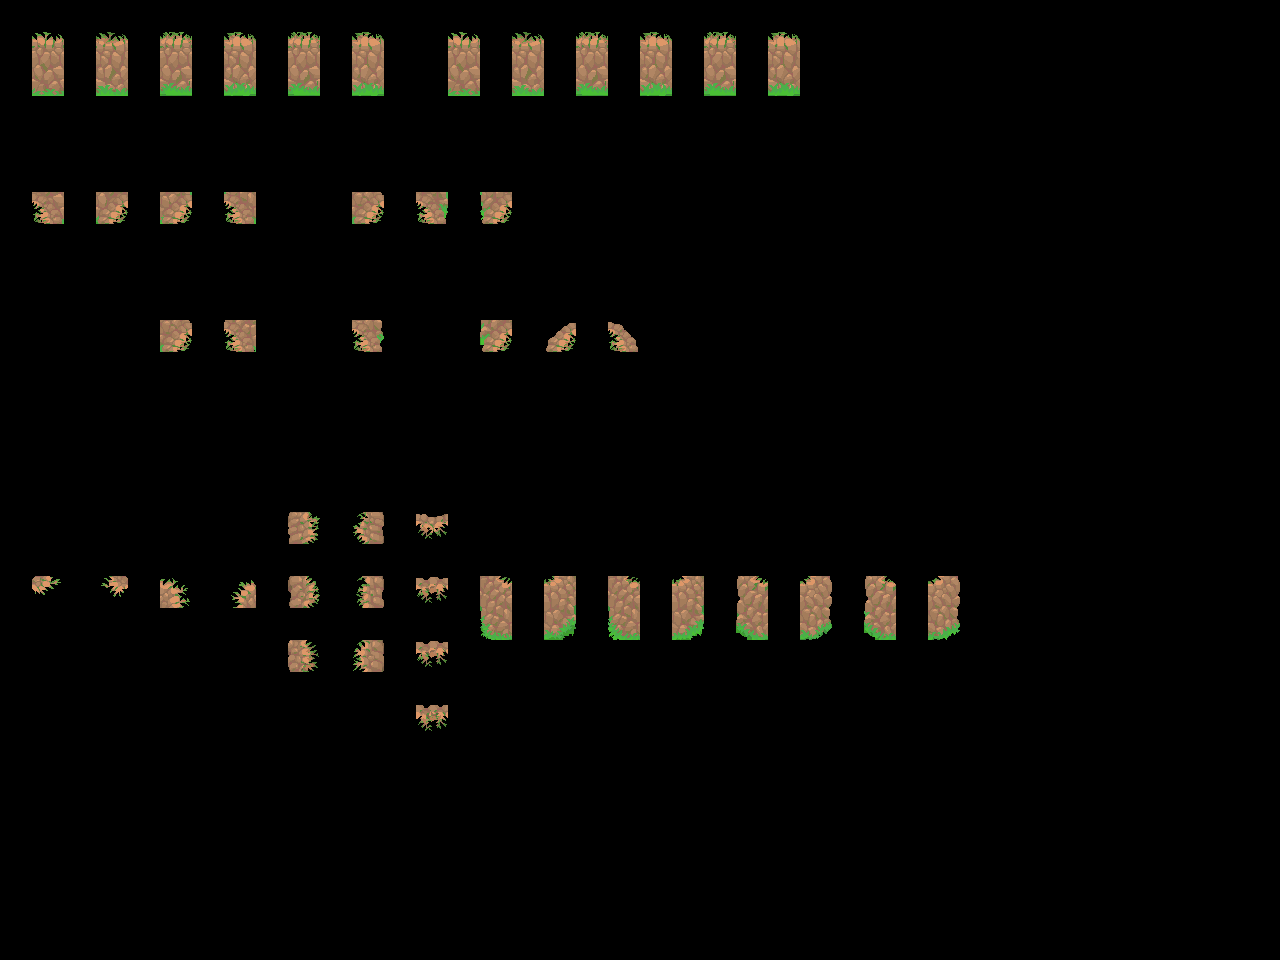

A 2D game scene composited from a Tiled map and its tileset images. What follows is a short description and the map's XML, with every tile layer's data as written:
An orthogonal 40x30 tile map with 32x32 px tiles, 2 tile layers (input_wall, output_wall) and 6 objects.

<map version="1.9" tiledversion="1.9.2" orientation="orthogonal" renderorder="right-down" width="40" height="30" tilewidth="32" tileheight="32" infinite="0" nextlayerid="4" nextobjectid="9">
 <properties>
  <property name="MatchInOrder" type="bool" value="true" />
 </properties>
 <tileset firstgid="1" source="../Tilesets/Tileset - wall1 - transparency.tsx" />
 <layer id="1" name="input_wall" width="40" height="30" opacity="0.83">
  <data encoding="csv">
0,0,0,0,0,0,0,0,0,0,0,0,0,0,0,0,0,0,0,0,0,0,0,0,0,0,0,0,0,0,0,0,0,0,0,0,0,0,0,0,
0,67,0,67,0,67,0,67,0,67,0,67,0,0,67,0,67,0,67,0,67,0,67,0,67,0,0,0,0,0,0,0,0,0,0,0,0,0,0,0,
0,83,0,83,0,83,0,83,0,83,0,83,0,0,83,0,83,0,83,0,83,0,83,0,83,0,0,0,0,0,0,0,0,0,0,0,0,0,0,0,
0,0,0,0,0,0,0,0,0,0,0,0,0,0,0,0,0,0,0,0,0,0,0,0,0,0,0,0,0,0,0,0,0,0,0,0,0,0,0,0,
0,0,0,0,0,0,0,0,0,0,0,0,0,0,0,0,0,0,0,0,0,0,0,0,0,0,0,0,0,0,0,0,0,0,0,0,0,0,0,0,
0,0,0,0,0,0,0,0,0,0,0,0,0,0,0,0,0,0,0,0,0,0,0,0,0,0,0,0,0,0,0,0,0,0,0,0,0,0,0,0,
0,22,0,24,0,73,0,44,0,0,0,40,0,58,0,74,0,0,0,0,0,0,0,0,0,0,0,0,0,0,0,0,0,0,0,0,0,0,0,0,
0,0,0,0,0,0,0,0,0,0,0,0,0,0,0,0,0,0,0,0,0,0,0,0,0,0,0,0,0,0,0,0,0,0,0,0,0,0,0,0,
0,0,0,0,0,0,0,0,0,0,0,0,0,0,0,0,0,0,0,0,0,0,0,0,0,0,0,0,0,0,0,0,0,0,0,0,0,0,0,0,
0,0,0,0,0,0,0,0,0,0,0,0,0,0,0,0,0,0,0,0,0,0,0,0,0,0,0,0,0,0,0,0,0,0,0,0,0,0,0,0,
0,0,0,0,0,40,0,56,0,0,0,86,0,0,0,88,0,17,0,21,0,0,0,0,0,0,0,0,0,0,0,0,0,0,0,0,0,0,0,0,
0,0,0,0,0,0,0,0,0,0,0,0,0,0,0,0,0,0,0,0,0,0,0,0,0,0,0,0,0,0,0,0,0,0,0,0,0,0,0,0,
0,0,0,0,0,0,0,0,0,0,0,0,0,0,0,0,0,0,0,0,0,0,0,0,0,0,0,0,0,0,0,0,0,0,0,0,0,0,0,0,
0,0,0,0,0,0,0,0,0,0,0,0,0,0,0,0,0,0,0,0,0,0,0,0,0,0,0,0,0,0,0,0,0,0,0,0,0,0,0,0,
0,0,0,0,0,0,0,0,0,0,0,0,0,0,0,0,0,0,0,0,0,0,0,0,0,0,0,0,0,0,0,0,0,0,0,0,0,0,0,0,
0,0,0,0,0,0,0,0,0,0,0,0,0,0,0,0,0,0,0,0,0,0,0,0,0,0,0,0,0,0,0,0,0,0,0,0,0,0,0,0,
0,0,0,0,0,0,0,0,0,33,0,37,0,3,0,0,0,0,0,0,0,0,0,0,0,0,0,0,0,0,0,0,0,0,0,0,0,0,0,0,
0,0,0,0,0,0,0,0,0,0,0,0,0,0,0,0,0,0,0,0,0,0,0,0,0,0,0,0,0,0,0,0,0,0,0,0,0,0,0,0,
0,18,0,20,0,50,0,52,0,33,0,37,0,3,0,66,0,68,0,66,0,68,0,49,0,53,0,49,0,53,0,0,0,0,0,0,0,0,0,0,
0,0,0,0,0,0,0,0,0,0,0,0,0,0,0,82,0,84,0,82,0,84,0,65,0,69,0,65,0,69,0,0,0,0,0,0,0,0,0,0,
0,0,0,0,0,0,0,0,0,33,0,37,0,3,0,0,0,0,0,0,0,0,0,0,0,0,0,0,0,0,0,0,0,0,0,0,0,0,0,0,
0,0,0,0,0,0,0,0,0,0,0,0,0,0,0,0,0,0,0,0,0,0,0,0,0,0,0,0,0,0,0,0,0,0,0,0,0,0,0,0,
0,0,0,0,0,0,0,0,0,0,0,0,0,3,0,0,0,0,0,0,0,0,0,0,0,0,0,0,0,0,0,0,0,0,0,0,0,0,0,0,
0,0,0,0,0,0,0,0,0,0,0,0,0,0,0,0,0,0,0,0,0,0,0,0,0,0,0,0,0,0,0,0,0,0,0,0,0,0,0,0,
0,0,0,0,0,0,0,0,0,0,0,0,0,0,0,0,0,0,0,0,0,0,0,0,0,0,0,0,0,0,0,0,0,0,0,0,0,0,0,0,
0,0,0,0,0,0,0,0,0,0,0,0,0,0,0,0,0,0,0,0,0,0,0,0,0,0,0,0,0,0,0,0,0,0,0,0,0,0,0,0,
0,0,0,0,0,0,0,0,0,0,0,0,0,0,0,0,0,0,0,0,0,0,0,0,0,0,0,0,0,0,0,0,0,0,0,0,0,0,0,0,
0,0,0,0,0,0,0,0,0,0,0,0,0,0,0,0,0,0,0,0,0,0,0,0,0,0,0,0,0,0,0,0,0,0,0,0,0,0,0,0,
0,0,0,0,0,0,0,0,0,0,0,0,0,0,0,0,0,0,0,0,0,0,0,0,0,0,0,0,0,0,0,0,0,0,0,0,0,0,0,0,
0,0,0,0,0,0,0,0,0,0,0,0,0,0,0,0,0,0,0,0,0,0,0,0,0,0,0,0,0,0,0,0,0,0,0,0,0,0,0,0
</data>
 </layer>
 <layer id="2" name="output_wall" width="40" height="30">
  <data encoding="csv">
0,0,0,0,0,0,0,0,0,0,0,0,0,0,0,0,0,0,0,0,0,0,0,0,0,0,0,0,0,0,0,0,0,0,0,0,0,0,0,0,
0,145,0,146,0,147,0,148,0,149,0,150,0,0,152,0,153,0,154,0,155,0,156,0,157,0,0,0,0,0,0,0,0,0,0,0,0,0,0,0,
0,161,0,162,0,163,0,164,0,165,0,166,0,0,168,0,169,0,170,0,171,0,172,0,173,0,0,0,0,0,0,0,0,0,0,0,0,0,0,0,
0,0,0,0,0,0,0,0,0,0,0,0,0,0,0,0,0,0,0,0,0,0,0,0,0,0,0,0,0,0,0,0,0,0,0,0,0,0,0,0,
0,0,0,0,0,0,0,0,0,0,0,0,0,0,0,0,0,0,0,0,0,0,0,0,0,0,0,0,0,0,0,0,0,0,0,0,0,0,0,0,
0,0,0,0,0,0,0,0,0,0,0,0,0,0,0,0,0,0,0,0,0,0,0,0,0,0,0,0,0,0,0,0,0,0,0,0,0,0,0,0,
0,23,0,25,0,76,0,60,0,0,0,41,0,59,0,75,0,0,0,0,0,0,0,0,0,0,0,0,0,0,0,0,0,0,0,0,0,0,0,0,
0,0,0,0,0,0,0,0,0,0,0,0,0,0,0,0,0,0,0,0,0,0,0,0,0,0,0,0,0,0,0,0,0,0,0,0,0,0,0,0,
0,0,0,0,0,0,0,0,0,0,0,0,0,0,0,0,0,0,0,0,0,0,0,0,0,0,0,0,0,0,0,0,0,0,0,0,0,0,0,0,
0,0,0,0,0,0,0,0,0,0,0,0,0,0,0,0,0,0,0,0,0,0,0,0,0,0,0,0,0,0,0,0,0,0,0,0,0,0,0,0,
0,0,0,0,0,41,0,57,0,0,0,87,0,0,0,89,0,2,0,4,0,0,0,0,0,0,0,0,0,0,0,0,0,0,0,0,0,0,0,0,
0,0,0,0,0,0,0,0,0,0,0,0,0,0,0,0,0,0,0,0,0,0,0,0,0,0,0,0,0,0,0,0,0,0,0,0,0,0,0,0,
0,0,0,0,0,0,0,0,0,0,0,0,0,0,0,0,0,0,0,0,0,0,0,0,0,0,0,0,0,0,0,0,0,0,0,0,0,0,0,0,
0,0,0,0,0,0,0,0,0,0,0,0,0,0,0,0,0,0,0,0,0,0,0,0,0,0,0,0,0,0,0,0,0,0,0,0,0,0,0,0,
0,0,0,0,0,0,0,0,0,0,0,0,0,0,0,0,0,0,0,0,0,0,0,0,0,0,0,0,0,0,0,0,0,0,0,0,0,0,0,0,
0,0,0,0,0,0,0,0,0,0,0,0,0,0,0,0,0,0,0,0,0,0,0,0,0,0,0,0,0,0,0,0,0,0,0,0,0,0,0,0,
0,0,0,0,0,0,0,0,0,179,0,180,0,181,0,0,0,0,0,0,0,0,0,0,0,0,0,0,0,0,0,0,0,0,0,0,0,0,0,0,
0,0,0,0,0,0,0,0,0,0,0,0,0,0,0,0,0,0,0,0,0,0,0,0,0,0,0,0,0,0,0,0,0,0,0,0,0,0,0,0,
0,193,0,194,0,209,0,210,0,195,0,196,0,197,0,198,0,199,0,200,0,201,0,202,0,203,0,204,0,205,0,0,0,0,0,0,0,0,0,0,
0,0,0,0,0,0,0,0,0,0,0,0,0,0,0,214,0,215,0,216,0,217,0,218,0,219,0,220,0,221,0,0,0,0,0,0,0,0,0,0,
0,0,0,0,0,0,0,0,0,211,0,212,0,213,0,0,0,0,0,0,0,0,0,0,0,0,0,0,0,0,0,0,0,0,0,0,0,0,0,0,
0,0,0,0,0,0,0,0,0,0,0,0,0,0,0,0,0,0,0,0,0,0,0,0,0,0,0,0,0,0,0,0,0,0,0,0,0,0,0,0,
0,0,0,0,0,0,0,0,0,0,0,0,0,229,0,0,0,0,0,0,0,0,0,0,0,0,0,0,0,0,0,0,0,0,0,0,0,0,0,0,
0,0,0,0,0,0,0,0,0,0,0,0,0,0,0,0,0,0,0,0,0,0,0,0,0,0,0,0,0,0,0,0,0,0,0,0,0,0,0,0,
0,0,0,0,0,0,0,0,0,0,0,0,0,0,0,0,0,0,0,0,0,0,0,0,0,0,0,0,0,0,0,0,0,0,0,0,0,0,0,0,
0,0,0,0,0,0,0,0,0,0,0,0,0,0,0,0,0,0,0,0,0,0,0,0,0,0,0,0,0,0,0,0,0,0,0,0,0,0,0,0,
0,0,0,0,0,0,0,0,0,0,0,0,0,0,0,0,0,0,0,0,0,0,0,0,0,0,0,0,0,0,0,0,0,0,0,0,0,0,0,0,
0,0,0,0,0,0,0,0,0,0,0,0,0,0,0,0,0,0,0,0,0,0,0,0,0,0,0,0,0,0,0,0,0,0,0,0,0,0,0,0,
0,0,0,0,0,0,0,0,0,0,0,0,0,0,0,0,0,0,0,0,0,0,0,0,0,0,0,0,0,0,0,0,0,0,0,0,0,0,0,0,
0,0,0,0,0,0,0,0,0,0,0,0,0,0,0,0,0,0,0,0,0,0,0,0,0,0,0,0,0,0,0,0,0,0,0,0,0,0,0,0
</data>
 </layer>
 <objectgroup id="3" name="rule_options" visible="0" offsetx="-10.6667" offsety="-16.6667">
  <object id="1" x="22" y="28" width="190.333" height="124.667">
   <properties>
    <property name="Disabled" type="bool" value="false" />
    <property name="Probability" type="float" value="0.3" />
   </properties>
  </object>
  <object id="2" x="28" y="180.667" width="917.333" height="320">
   <properties>
    <property name="Disabled" type="bool" value="false" />
    <property name="Probability" type="float" value="0.25" />
   </properties>
  </object>
  <object id="4" x="29.6667" y="517.666" width="955" height="253">
   <properties>
    <property name="Probability" type="float" value="0.25" />
   </properties>
  </object>
  <object id="5" x="634.667" y="28.6667" width="311" height="129">
   <properties>
    <property name="Probability" type="float" value="0.6" />
   </properties>
  </object>
  <object id="6" x="224" y="28" width="183.333" height="123.667">
   <properties>
    <property name="Probability" type="float" value="0.6" />
   </properties>
  </object>
  <object id="8" x="443.667" y="28.8332" width="183.333" height="123.667">
   <properties>
    <property name="Probability" type="float" value="0.3" />
   </properties>
  </object>
 </objectgroup>
</map>
